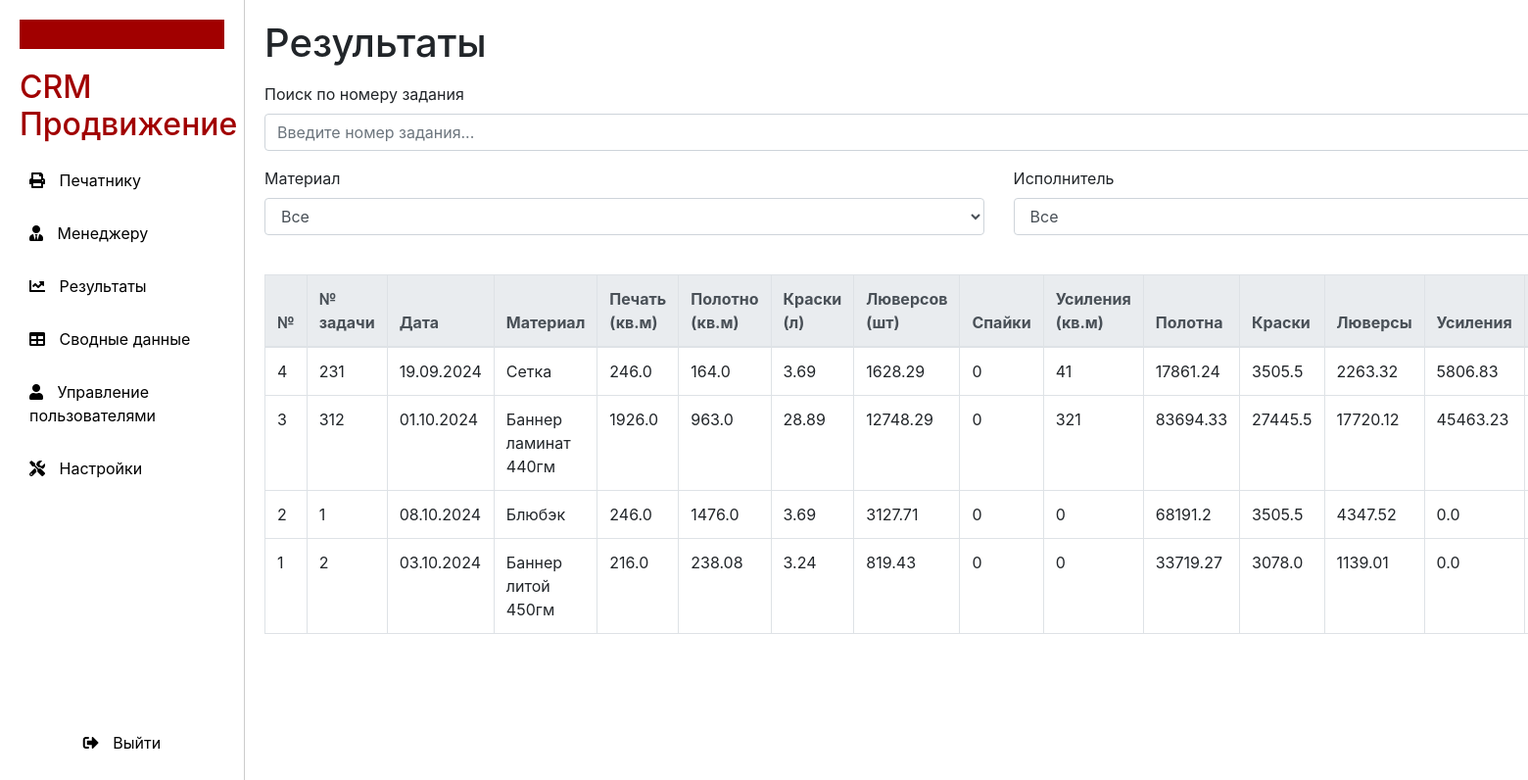
The page /results (signed in) on the database its author committed.
### models.py (models this page shows)
class Result(Base):
    __tablename__ = 'results'
    order_id = Column(Integer, ForeignKey('orders.id'), primary_key=True)
    total_print_area = Column(Float, nullable=True)
    total_canvas_area = Column(Float, nullable=True)
    total_paints = Column(Float, nullable=True)
    total_eyelets = Column(Integer, nullable=True)
    total_spikes = Column(Integer, nullable=True)
    total_reinforcements = Column(Integer, nullable=True)
    expenses_canvas = Column(Float, nullable=True)
    expenses_prints = Column(Float, nullable=True)
    expenses_eyelets = Column(Float, nullable=True)
    expenses_reinforcements = Column(Float, nullable=True)
    salary_printer = Column(Float, nullable=True)
    salary_eyelet_worker = Column(Float, nullable=True)
    salary_cutter = Column(Float, nullable=True)
    salary_welder = Column(Float, nullable=True)
    total_expenses = Column(Float, nullable=True)
    tax = Column(Float, nullable=True)
    margin = Column(Float, nullable=True)
    order: Mapped["Order"] = relationship(back_populates="result")

class Order(Base):
    __tablename__ = 'orders'
    id = Column(Integer, primary_key=True, autoincrement=True)
    task_number = Column(Integer, nullable=False)
    date = Column(Date, nullable=False)
    subject = Column(String, nullable=False)
    material = Column(String, nullable=False)
    quantity = Column(Integer, nullable=False)
    performer = Column(String, nullable=False)
    print_width = Column(Float, nullable=False)
    print_height = Column(Float, nullable=False)
    canvas_width = Column(Float, nullable=False)
    canvas_length = Column(Float, nullable=False)
    eyelets = Column(String, nullable=False)
    spike = Column(String, nullable=False)
    reinforcement = Column(String, nullable=False)
    customer = Column(String, nullable=True)
    price_per_unit = Column(Integer, nullable=True)
    total_amount = Column(Integer, nullable=True)
    result: Mapped["Result"] = relationship(back_populates="order")

### main.py (the view)
@app.get("/results", response_class=HTMLResponse)
def results_page(request: Request, db: Session = Depends(get_db), current_user: User = Depends(get_current_user)):
    check_role_access(current_user, {Role.superuser, Role.admin})
    results = db.query(Result).order_by(Result.order_id.desc()).all()
    return templates.TemplateResponse("results.html", {"request": request,
                                                       "results": results,
                                                       "user": current_user,
                                                       "role": current_user.role.value, })

### templates/results.html (shortened to what this page needs)
{% extends "layout.html" %}
{% block result %}
<div class="content">
    <h1>Результаты</h1>
    <div class="form-group mt-3">
        <label for="search_task">Поиск по номеру задания</label>
        <input type="text" class="form-control" id="search_task" oninput="applyFilters()" placeholder="Введите номер задания...">
    </div>
    <div class="row mt-3">
        <div class="col-md-4 form-group">
            <label for="filter_material">Материал</label>
            <select class="form-control" id="filter_material" onchange="applyFilters()">
                <option value="">Все</option>
            </select>
        </div>
        <div class="col-md-4 form-group">
            <label for="filter_printer">Исполнитель</label>
            <select class="form-control" id="filter_printer" onchange="applyFilters()">
                <option value="">Все</option>
            </select>
        </div>
    </div>
    <table class="table table-bordered mt-4" id="results_table">
        <thead class="thead-light">
        <tr>
            <th>№</th>
            <th>№ задачи</th>
            <th>Дата</th>
            <th>Материал</th>
            <th>Печать (кв.м)</th>
            <th>Полотно (кв.м)</th>
            <th>Краски (л)</th>
            <th>Люверсов (шт)</th>
            <th>Спайки</th>
            <th>Усиления (кв.м)</th>
            <th>Полотна</th>
            <th>Краски</th>
            <th>Люверсы</th>
            <th>Усиления</th>
            <th>ЗП печатнику</th>
        </tr>
        </thead>
        {% if results %}
        <tbody>
        {% for result in results %}
        <tr class="result-row" data-task-number="{{ result.order.task_number }}" data-material="{{ result.order.material }}" data-printer="{{ result.order.performer }}" data-date="{{ result.order.date.strftime('%Y-%m-%d') }}">
            <td>{{ result.order.id }}</td>
            <td>{{ result.order.task_number }}</td>
            <td>{{ result.order.date.strftime("%d.%m.%Y") }}</td>
            <td>{{ result.order.material }}</td>
            <td>{{ result.total_print_area }}</td>
            <td>{{ result.total_canvas_area }}</td>
            <td>{{ result.total_paints }}</td>
            <td>{{ result.total_eyelets }}</td>
            <td>{{ result.total_spikes }}</td>
            <td>{{ result.total_reinforcements }}</td>
            <td>{{ result.expenses_canvas }}</td>
            <td>{{ result.expenses_prints }}</td>
            <td>{{ result.expenses_eyelets }}</td>
            <td>{{ result.expenses_reinforcements }}</td>
            <td>{{ result.salary_printer }}</td>
        </tr>
        {% endfor %}
        </tbody>
        {% else %}
        <tr>
            <td colspan="22">Нет доступных результатов</td>
        </tr>
        {% endif %}
    </table>
</div>
{% endblock %}

### templates/layout.html (style rules this page uses)
body { display: flex; min-height: 100vh; margin: 0; }
.content { flex: 1; padding: 20px; }

### rows shown on the page
Result: order.id "4", order.task_number "231", order "19.09.2024", order.material "Сетка", total_print_area "246.0", total_canvas_area "164.0", total_paints "3.69", total_eyelets "1628.29", total_spikes "0", total_reinforcements "41", expenses_canvas "17861.24", expenses_prints "3505.5", expenses_eyelets "2263.32", expenses_reinforcements "5806.83"
Result: order.id "3", order.task_number "312", order "01.10.2024", order.material "Баннер ламинат 440гм", total_print_area "1926.0", total_canvas_area "963.0", total_paints "28.89", total_eyelets "12748.29", total_spikes "0", total_reinforcements "321", expenses_canvas "83694.33", expenses_prints "27445.5", expenses_eyelets "17720.12", expenses_reinforcements "45463.23"
Result: order.id "2", order.task_number "1", order "08.10.2024", order.material "Блюбэк", total_print_area "246.0", total_canvas_area "1476.0", total_paints "3.69", total_eyelets "3127.71", total_spikes "0", total_reinforcements "0", expenses_canvas "68191.2", expenses_prints "3505.5", expenses_eyelets "4347.52", expenses_reinforcements "0.0"
Result: order.id "1", order.task_number "2", order "03.10.2024", order.material "Баннер литой 450гм", total_print_area "216.0", total_canvas_area "238.08", total_paints "3.24", total_eyelets "819.43", total_spikes "0", total_reinforcements "0", expenses_canvas "33719.27", expenses_prints "3078.0", expenses_eyelets "1139.01", expenses_reinforcements "0.0"
